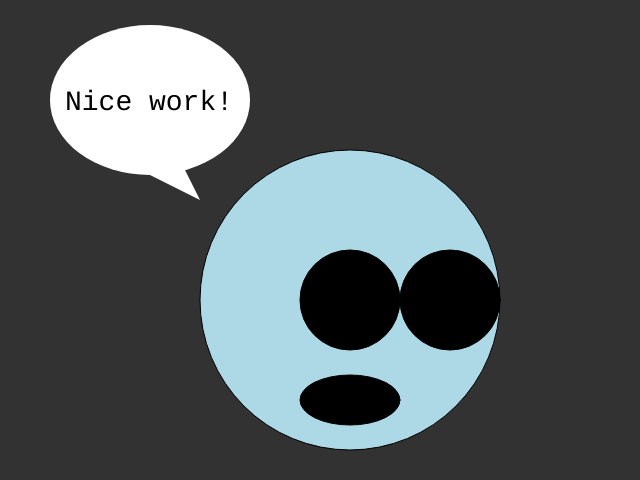
Frame 1 (no input)
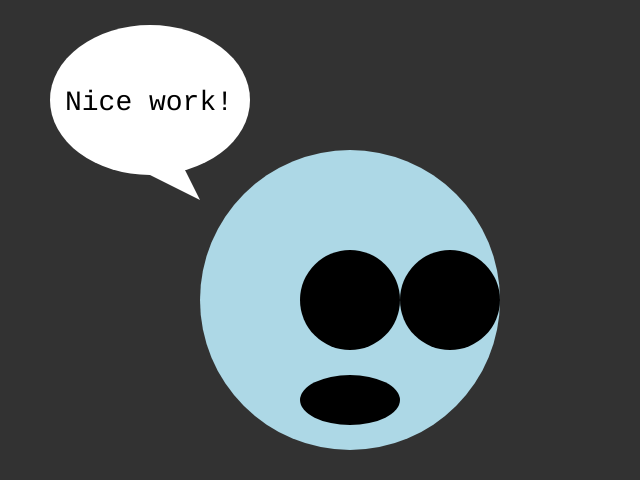
Frame 60 (no input)
Frame 120 (the mouse pressed at the canvas centre since frame 60): identical to frame 60, image omitted

The p5.js sketch that drew these frames (run headless with seeded random() and noise() and a simulated clock; from frame 60 on, the mouse is pressed at the canvas centre):

// p5.js sketch
// ── sketch.js
/*
    debug exercise
*/

var faceSize = "one hundred" * 3;

function setup() {
    createCanvas(640, 480);
}

function draw() {
    background(50);
    fill("lightblue");
    ellipse(350, 300, 300); // face

    fill(0, 0, 0);
    ellipse(450, 300, 100); // right eye
    ellipse(350, 300, 100); // left eye
    ellipse(350, 400, 100, 50, 50); // mouth

    fill("white");
    noStroke();
    ellipse(150, 100, 200, 150);
    triangle(200, 200, 150, 175, 175, 150);

    fill("black");
    textSize(28);
    textFont("monospace");
    text("Nice work!", 65, 110);
}
